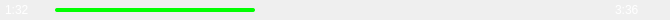
<?xml version="1.0" encoding="UTF-8"?>
<ui version="4.0">
 <class>musicSlider</class>
 <widget class="QWidget" name="musicSlider">
  <property name="geometry">
   <rect>
    <x>0</x>
    <y>0</y>
    <width>670</width>
    <height>20</height>
   </rect>
  </property>
  <property name="windowTitle">
   <string>Form</string>
  </property>
  <property name="styleSheet">
   <string notr="true"/>
  </property>
  <layout class="QHBoxLayout" name="horizontalLayout">
   <property name="spacing">
    <number>0</number>
   </property>
   <property name="leftMargin">
    <number>5</number>
   </property>
   <property name="topMargin">
    <number>0</number>
   </property>
   <property name="rightMargin">
    <number>5</number>
   </property>
   <property name="bottomMargin">
    <number>0</number>
   </property>
   <item>
    <widget class="QWidget" name="Slider_box" native="true">
     <layout class="QHBoxLayout" name="horizontalLayout_2">
      <property name="spacing">
       <number>0</number>
      </property>
      <property name="leftMargin">
       <number>0</number>
      </property>
      <property name="topMargin">
       <number>0</number>
      </property>
      <property name="rightMargin">
       <number>0</number>
      </property>
      <property name="bottomMargin">
       <number>0</number>
      </property>
      <item>
       <widget class="QLabel" name="Cur_time">
        <property name="maximumSize">
         <size>
          <width>50</width>
          <height>16777215</height>
         </size>
        </property>
        <property name="styleSheet">
         <string notr="true">color:rgb(255, 255, 255);
font-size:12px;</string>
        </property>
        <property name="text">
         <string>1:32</string>
        </property>
       </widget>
      </item>
      <item>
       <widget class="QWidget" name="Line_box" native="true">
        <property name="styleSheet">
         <string notr="true"/>
        </property>
        <widget class="QFrame" name="In_line">
         <property name="geometry">
          <rect>
           <x>0</x>
           <y>8</y>
           <width>560</width>
           <height>4</height>
          </rect>
         </property>
         <property name="styleSheet">
          <string notr="true">border-radius: 2px;  </string>
         </property>
         <property name="frameShape">
          <enum>QFrame::StyledPanel</enum>
         </property>
         <property name="frameShadow">
          <enum>QFrame::Raised</enum>
         </property>
        </widget>
        <widget class="QFrame" name="Out_line">
         <property name="geometry">
          <rect>
           <x>0</x>
           <y>8</y>
           <width>200</width>
           <height>4</height>
          </rect>
         </property>
         <property name="styleSheet">
          <string notr="true">background:rgb(0, 255, 0);
border-radius: 2px;  </string>
         </property>
         <property name="frameShape">
          <enum>QFrame::StyledPanel</enum>
         </property>
         <property name="frameShadow">
          <enum>QFrame::Raised</enum>
         </property>
        </widget>
       </widget>
      </item>
      <item>
       <widget class="QLabel" name="End_time">
        <property name="maximumSize">
         <size>
          <width>50</width>
          <height>16777215</height>
         </size>
        </property>
        <property name="styleSheet">
         <string notr="true">color:rgb(255, 255, 255);
font-size:12px;</string>
        </property>
        <property name="text">
         <string>3:36</string>
        </property>
       </widget>
      </item>
     </layout>
    </widget>
   </item>
  </layout>
 </widget>
 <resources/>
 <connections/>
</ui>
